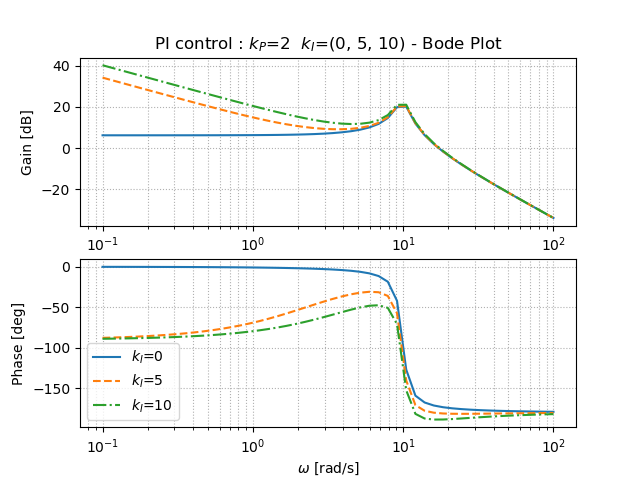

Here is the Python script that generated this plot:
"""
2021/03/28
@Yuya Shimzu

PI制御（アーム）
"""
import numpy as np
import matplotlib.pyplot as plt
from control import tf, feedback
from control.matlab import bode, logspace, margin, step
from tf_arm import arm_tf       #自作関数
#https://qiita.com/Yuya-Shimizu/items/c7b69b4dfd63fb8facfa
from for_plot import linestyle_generator, plot_set, bodeplot_set      #自作関数
#https://qiita.com/Yuya-Shimizu/items/f811317d733ee3f45623

##パラメータ設定
g    =   9.8                    #重力加速度[m/s^2]
l     =   0.2                    #アームの長さ[m]
M   =   0.5                     #アームの質量[kg]
mu =   1.5e-2                #粘性摩擦係数[kg*m^2/s]
J    =   1.0e-2                 #慣性モーメント[kg*m^2]

#制御対象
P = arm_tf(J, mu, M, g, l)

#目標値(指示値=refference)
ref = 30        #目標角度30[deg]

#比例ゲインと積分ゲイン
kp = 2
ki = (0, 5, 10)        #比較のために3つ用意


##PI制御を用いたときのボード線図
LS = linestyle_generator()
fig, ax = plt.subplots(2, 1)
for i in range(len(ki)):
    K = tf([kp, ki[i]], [1, 0])  #PD制御
    H = P * K  #開ループ系
    gain, phase, w = bode(H, logspace(-1, 2), Plot=False)     #ボード線図

    #ゲイン線図と位相線図
    pltargs = {'ls':next(LS), 'label':f"$k_I$={ki[i]}"}
    ax[0].semilogx(w, 20*np.log10(gain), **pltargs)
    ax[1].semilogx(w, phase*180/np.pi, **pltargs)
    
    #ゲイン余裕，位相余裕，位相交差周波数，ゲイン交差周波数
    print('kp=', kp, 'ki=', ki[i])
    print('(GM, PM, wpc, wgc)')
    print(margin(H))
    print('--------------------------')
    
ax[0].set_title(f"PI control : $k_P$={kp}  $k_I$={ki} - Bode Plot")
bodeplot_set(ax, 'lower left')

plt.show()


##PI制御を用いたときのステップ応答の描画
LS = linestyle_generator()
fig, ax = plt.subplots()
for i in range(len(ki)):
    K = tf([kp, ki[i]], [1, 0])  #PI制御
    Gyr = feedback(P*K, 1)  #閉ループ系
    y, t = step(Gyr, np.arange(0, 2, 0.01))     #ステップ応答

    pltargs = {'ls':next(LS), 'label':f"$k_I$={ki[i]}"}
    ax.plot(t, y*ref, **pltargs)

ax.set_title(f"PI control: $k_P$={kp}  $k_I$={ki}")
ax.axhline(ref, color='k', linewidth=0.5)
plot_set(ax, 't', 'y', 'best')

plt.show()
